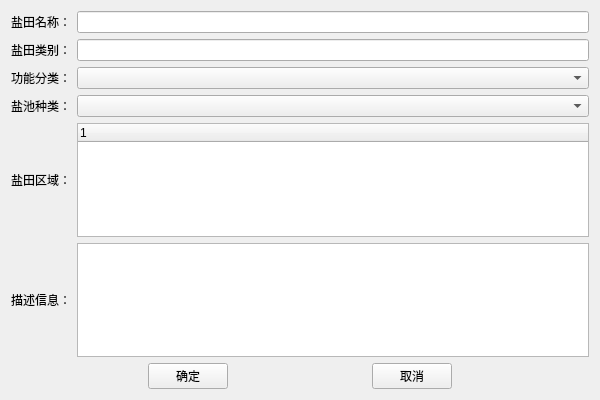
<?xml version="1.0" encoding="UTF-8"?>
<ui version="4.0">
 <class>AgriAddFieldDialog</class>
 <widget class="QWidget" name="AgriAddFieldDialog">
  <property name="geometry">
   <rect>
    <x>0</x>
    <y>0</y>
    <width>600</width>
    <height>400</height>
   </rect>
  </property>
  <property name="minimumSize">
   <size>
    <width>600</width>
    <height>300</height>
   </size>
  </property>
  <property name="windowTitle">
   <string>Form</string>
  </property>
  <layout class="QGridLayout" name="gridLayout_2" rowstretch="5,0,0,0,0">
   <item row="0" column="0">
    <layout class="QGridLayout" name="gridLayout">
     <item row="0" column="1">
      <widget class="QLineEdit" name="field_name"/>
     </item>
     <item row="5" column="0">
      <widget class="QLabel" name="label_3">
       <property name="text">
        <string>盐田区域：</string>
       </property>
      </widget>
     </item>
     <item row="6" column="0">
      <widget class="QLabel" name="label_4">
       <property name="text">
        <string>描述信息：</string>
       </property>
      </widget>
     </item>
     <item row="5" column="1">
      <widget class="QTreeWidget" name="treeWidget">
       <column>
        <property name="text">
         <string notr="true">1</string>
        </property>
       </column>
      </widget>
     </item>
     <item row="1" column="1">
      <widget class="QLineEdit" name="field_category"/>
     </item>
     <item row="0" column="0">
      <widget class="QLabel" name="label">
       <property name="text">
        <string>盐田名称：</string>
       </property>
      </widget>
     </item>
     <item row="3" column="1">
      <widget class="QComboBox" name="comboBox_crop"/>
     </item>
     <item row="4" column="0">
      <widget class="QLabel" name="label_5">
       <property name="text">
        <string>盐池种类：</string>
       </property>
      </widget>
     </item>
     <item row="1" column="0">
      <widget class="QLabel" name="label_2">
       <property name="text">
        <string>盐田类别：</string>
       </property>
      </widget>
     </item>
     <item row="3" column="0">
      <widget class="QLabel" name="label_8">
       <property name="text">
        <string>功能分类：</string>
       </property>
      </widget>
     </item>
     <item row="6" column="1">
      <widget class="QTextEdit" name="field_desc"/>
     </item>
     <item row="4" column="1">
      <widget class="QComboBox" name="comboBox_crop_variety"/>
     </item>
    </layout>
   </item>
   <item row="4" column="0">
    <layout class="QHBoxLayout" name="horizontalLayout">
     <item>
      <spacer name="horizontalSpacer">
       <property name="orientation">
        <enum>Qt::Horizontal</enum>
       </property>
       <property name="sizeHint" stdset="0">
        <size>
         <width>40</width>
         <height>20</height>
        </size>
       </property>
      </spacer>
     </item>
     <item>
      <widget class="QPushButton" name="btnOK">
       <property name="text">
        <string>确定</string>
       </property>
      </widget>
     </item>
     <item>
      <spacer name="horizontalSpacer_2">
       <property name="orientation">
        <enum>Qt::Horizontal</enum>
       </property>
       <property name="sizeHint" stdset="0">
        <size>
         <width>40</width>
         <height>20</height>
        </size>
       </property>
      </spacer>
     </item>
     <item>
      <widget class="QPushButton" name="btnCancel">
       <property name="text">
        <string>取消</string>
       </property>
      </widget>
     </item>
     <item>
      <spacer name="horizontalSpacer_3">
       <property name="orientation">
        <enum>Qt::Horizontal</enum>
       </property>
       <property name="sizeHint" stdset="0">
        <size>
         <width>40</width>
         <height>20</height>
        </size>
       </property>
      </spacer>
     </item>
    </layout>
   </item>
  </layout>
 </widget>
 <resources/>
 <connections/>
</ui>
